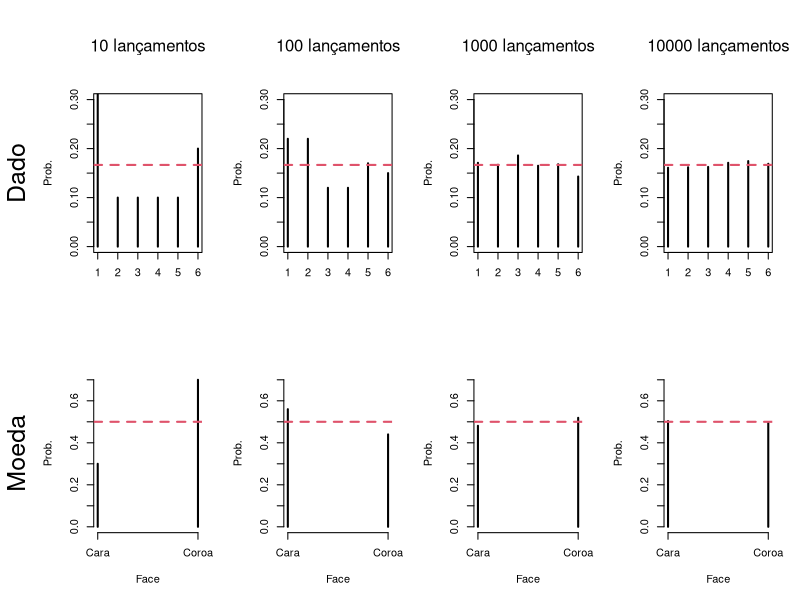

The R script that drew this image:
## ---- chunk 1
knitr::opts_chunk$set(echo = TRUE, cache = TRUE)
## ---- chunk 2
dado <- function(n){
  x <- vector()
  for(i in 1:n){
    a <- sample(1:6,1)
    x[i] <- a
    t <- table(x)
    }
  print(t/n)
  }

moeda <- function(n){
  x <- vector()
  for(i in 1:n){
    a <- sample(1:2,1)
    x[i] <- a
    t <- table(x)
    }
  names(t) <- c("Cara", "Coroa")
  print(t/n)
  }

par(mfrow = c(2,4), par(oma=c(0,3,3,0)))

plot(dado(10),     ylim = c(0,0.3), main = "", ylab = "Prob.", xlab = "")
abline(h = 1/6, col = 2, lwd = 2, lty = 2)
mtext("Dado", side=2, line=5, cex=1.5 )
mtext("10 lançamentos", side=3, line=3, cex=1 )

plot(dado(100),    ylim = c(0,0.3), main = "", ylab = "Prob.", xlab = "")
abline(h = 1/6, col = 2, lwd = 2, lty = 2)
mtext("100 lançamentos", side=3, line=3, cex=1 )

plot(dado(1000),   ylim = c(0,0.3), main = "", ylab = "Prob.", xlab = "")
abline(h = 1/6, col = 2, lwd = 2, lty = 2)
mtext("1000 lançamentos", side=3, line=3, cex=1 )

plot(dado(10000),  ylim = c(0,0.3), main = "", ylab = "Prob.", xlab = "")
abline(h = 1/6, col = 2, lwd = 2, lty = 2)
mtext("10000 lançamentos", side=3, line=3, cex=1 )

plot(moeda(10),     ylim = c(0,0.7), main = "", ylab = "Prob.", xlab = "Face")
abline(h = 1/2, col = 2, lwd = 2, lty = 2)
mtext("Moeda", side=2, line=5, cex=1.5 )

plot(moeda(100),    ylim = c(0,0.7), main = "", ylab = "Prob.", xlab = "Face")
abline(h = 1/2, col = 2, lwd = 2, lty = 2)

plot(moeda(1000),   ylim = c(0,0.7), main = "", ylab = "Prob.", xlab = "Face")
abline(h = 1/2, col = 2, lwd = 2, lty = 2)

plot(moeda(10000),  ylim = c(0,0.7), main = "", ylab = "Prob.", xlab = "Face")
abline(h = 1/2, col = 2, lwd = 2, lty = 2)

## ---- chunk 3
#Sabendo que 52% dos alunos está na turma A, 48% na turma B. Escolhendo um aluno ao acaso, qual a probabilidade de escolhermos um aluno do sexo feminino E da turma B?

#$$P(F)=0,74, \ P(M)=0,26, \\ P(A) = 0,52, \ P(B) = 0,48, \\ P(F ∩ B) = 0,32$$

#$$P(F ∪ B) =  P(F) + P(B) − P(F ∩ B) \\ P(F ∪ B) =  0,74 + 0,48 − 0,32 = 0,9$$
